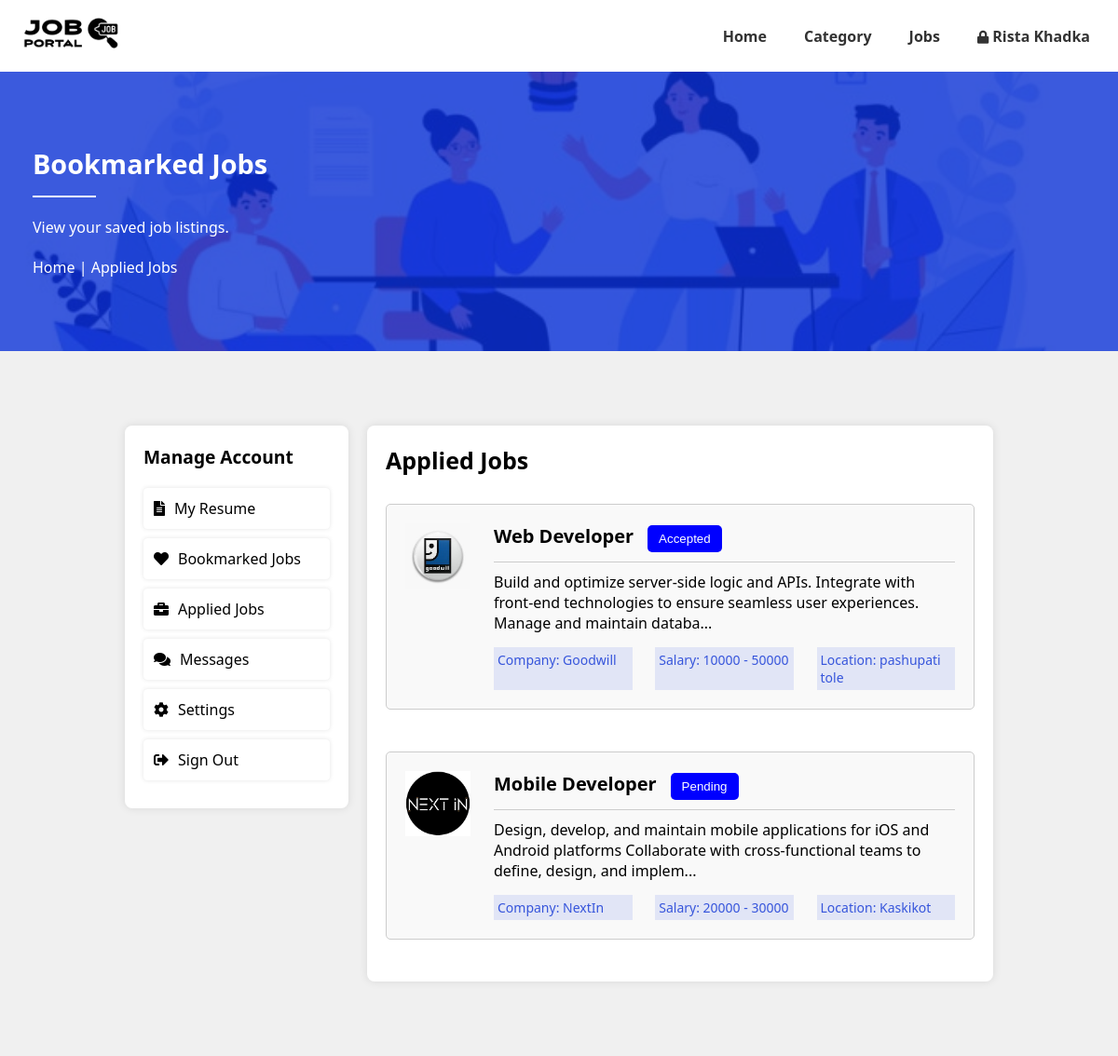
/jobseeker/appliedjobs.php (signed in), run on the app's committed database.
### tables this page shows
CREATE TABLE `user` (
  `userid` varchar(11) NOT NULL,
  `name` varchar(20) NOT NULL,
  `email` varchar(30) NOT NULL,
  `Phone_no` bigint(100) NOT NULL,
  `password` varchar(200) NOT NULL,
  `pp` blob NOT NULL,
  `gender` varchar(50) NOT NULL,
  `marital_status` varchar(50) NOT NULL,
  `immediate_available` varchar(50) NOT NULL,
  `date_of_birth` date NOT NULL,
  `skill` varchar(255) NOT NULL,
  `language` varchar(255) NOT NULL,
  `nationality` varchar(100) NOT NULL,
  `national_id_card` varchar(50) NOT NULL,
  `experience` int(11) NOT NULL,
  `career_level` varchar(100) NOT NULL,
  `industry` varchar(100) NOT NULL,
  `functional_area` varchar(100) NOT NULL,
  `current_salary` int(11) NOT NULL,
  `expected_salary` int(11) NOT NULL,
  `country` varchar(100) NOT NULL,
  `state` varchar(100) NOT NULL,
  `city` varchar(100) NOT NULL,
  `address` varchar(255) NOT NULL,
  `facebook_url` varchar(255) NOT NULL,
  `linkedin_url` varchar(255) NOT NULL,
  `create_datetime` datetime(6) NOT NULL
);

CREATE TABLE `jobs` (
  `id` int(11) NOT NULL,
  `title` varchar(20) NOT NULL,
  `city` varchar(256) NOT NULL,
  `company_name` varchar(20) NOT NULL,
  `type` varchar(20) NOT NULL,
  `category` varchar(20) NOT NULL,
  `gender` varchar(20) NOT NULL,
  `job_vacancy` int(11) NOT NULL,
  `salary_from` int(11) NOT NULL,
  `salary_to` int(11) NOT NULL,
  `shift` varchar(20) NOT NULL,
  `posted_date` date NOT NULL,
  `expiry_date` date NOT NULL,
  `career_level` varchar(20) NOT NULL,
  `salary_period` varchar(20) NOT NULL,
  `degree_level` varchar(20) NOT NULL,
  `functional_area` varchar(20) NOT NULL,
  `skills` longtext NOT NULL,
  `job_desc` longtext NOT NULL,
  `Rname` varchar(20) NOT NULL,
  `Remail` varchar(20) NOT NULL,
  `min_experience` int(11) NOT NULL,
  `max_experience` int(11) NOT NULL
);

CREATE TABLE `company` (
  `companyid` int(11) NOT NULL,
  `name` varchar(20) NOT NULL,
  `email` varchar(20) NOT NULL,
  `password` varchar(100) NOT NULL,
  `logo` blob NOT NULL,
  `website` varchar(20) NOT NULL,
  `fax_no` varchar(20) NOT NULL,
  `company_ceo` varchar(20) NOT NULL,
  `established_in` varchar(10) NOT NULL,
  `industry` varchar(20) NOT NULL,
  `no_of_office` varchar(20) NOT NULL,
  `company_details` varchar(255) NOT NULL,
  `aboutus` varchar(225) NOT NULL,
  `country` varchar(20) NOT NULL,
  `state` varchar(20) NOT NULL,
  `city` varchar(20) NOT NULL,
  `location` varchar(20) NOT NULL,
  `fb_url` varchar(30) NOT NULL,
  `linkedin_url` varchar(30) NOT NULL,
  `twitter_url` varchar(30) NOT NULL,
  `goggle_url` varchar(30) NOT NULL,
  `create_datetime` datetime(6) NOT NULL
);

### jobseeker/appliedjobs.php (the view, shortened to what this page needs)
<?php
require('../Config/dbconnect.php');
$user_id = $_SESSION['user_id'];
$sql = "SELECT job_id, status FROM appliedjob WHERE user_id = ? ORDER BY applied_at DESC";
$stmt = $conn->prepare($sql);
$stmt->bind_param('s', $user_id);
$stmt->execute();
$result = $stmt->get_result();
$applied_jobs = [];
while ($row = $result->fetch_assoc()) {
    $applied_jobs[] = [
        'job_id' => $row['job_id'],
        'status' => $row['status']
    ];
}
if (empty($applied_jobs)) {
    $applied_job_listings_data = [];
} else {
    $applied_job_ids_string = implode(',', array_map(function($job) {
        return intval($job['job_id']);
    }, $applied_jobs));
    $sql_jobs = "SELECT id, title, job_desc, salary_from, salary_to, type, company_name FROM jobs WHERE id IN ($applied_job_ids_string)";
    $stmt_jobs = $conn->prepare($sql_jobs);
    $stmt_jobs->execute();
    $applied_job_listings = $stmt_jobs->get_result();
    $applied_job_listings_data = [];
    while ($job = $applied_job_listings->fetch_assoc()) {
        $company_name = $job['company_name'];
        if (!isset($companies[$company_name])) {
            $sql_company = "SELECT name, logo, goggle_url, location, country FROM company WHERE name = ?";
            $stmt_company = $conn->prepare($sql_company);
            $stmt_company->bind_param('s', $company_name);
            $stmt_company->execute();
            $company_result = $stmt_company->get_result();
            $companies[$company_name] = $company_result->fetch_assoc();
        }
        $job['company_details'] = $companies[$company_name];
        foreach ($applied_jobs as $applied_job) {
            if ($applied_job['job_id'] == $job['id']) {
                $job['status'] = $applied_job['status'];
                break;
            }
        }
        $applied_job_listings_data[] = $job;
    }
}
?>
<!DOCTYPE html>
<html lang="en">
<head>
    <link rel="stylesheet" href="../css/Navigation.css">
    <link rel="stylesheet" href="../css/postjob.css">
    <link rel="stylesheet" href="../css/footer.css">
    <link rel="stylesheet" href="https://cdnjs.cloudflare.com/ajax/libs/font-awesome/5.15.4/css/all.min.css">
</head>
<body>
    <nav class="navbar">
        <div class="navbar-container">
            <div class="logo">
                <a href="http://localhost/JobPortal/jobseeker/dashboard.php"><img
                        src="http://localhost/JobPortal/Logo/logo3.png" alt="Logo"></a>
            </div>
            <ul class="nav-links">
                <li><a href="dashboard.php">Home</a></li>
                <li><a href="category.php">Category</a></li>
                <li><a href="job.php">Jobs</a></li>
                <li>
                    <?php
                        $query = "SELECT name FROM user WHERE userid = ?";
                        $stmt = $conn->prepare($query);
                        $stmt->bind_param('s', $user_id);
                        $stmt->execute();
                        $result = $stmt->get_result();
                        $user = $result->fetch_assoc();
                        $user_name = htmlspecialchars($user['name']);
                    ?>
                    <a href="profile.php" class="username">
                        <i class="fa fa-lock" aria-hidden="true" style="padding-left: 0px; font-size: 14px;"></i>
                        <?php echo $user_name; ?>
                    </a>
                </li>
            </ul>
        </div>
    </nav>
    <section class="banner-section">
        <div class="banner-overlay">
            <div class="banner-container">
                <div class="banner-content">
                    <h2 class="banner-heading">Bookmarked Jobs</h2>
                    <p class="banner-paragraph">View your saved job listings.</p>
                    <div class="breadcrumb">
                        <a href="dashboard.php">Home</a> | <a href="appliedjobs.php">Applied Jobs</a>
                    </div>
                </div>
            </div>
        </div>
    </section>
    <section class="dashboard-section">
        <div class="dashboard-container">
            <div class="dashboard-nav">
                <h3>Manage Account</h3>
                <div class="nav-item" onclick="location.href='profile.php'"><i class="fas fa-file-alt"></i> My Resume
                </div>
                <div class="nav-item" onclick="location.href='bookmarkedjobs.php'"><i class="fas fa-heart"></i>
                    Bookmarked
                    Jobs
                </div>
                <div class="nav-item" onclick="showForm('appliedjobs.php')"><i class="fas fa-briefcase"></i> Applied
                    Jobs</div>
                <div class="nav-item" onclick="location.href='message.php'"><i class="fas fa-comments"></i> Messages
                </div>
                <div class="nav-item" onclick="location.href='setting.php'"><i class="fas fa-cog"></i> Settings</div>
                <div class="nav-item" onclick="location.href='../Logins/logout.php'"><i class="fas fa-sign-out-alt"></i>
                    Sign Out</div>
            </div>
            <section class="dashboard-content">
                <h3 style="margin-bottom: 30px; font-size: 25px;">Applied Jobs</h3>
                <div class="job-listings">
                    <?php
    if (empty($applied_job_listings_data)) {
        echo '<div class="no-jobs">';
        echo '<p>No applied jobs available at the moment. Please browse job listings and apply to available jobs.</p>';
        echo '</div>';
    } else {
        foreach ($applied_job_listings_data as $job) {
            echo '<div class="job" onclick="window.location.href=\'job_details.php?id=' . $job['id'] . '\'">';
            echo '<div class="img-logo">';
            if (isset($job['company_details'])) {
                echo '<img src="../uploads/' . htmlspecialchars($job['company_details']['logo']) . '" alt="Company Logo" class="company-logo">';
            } else {
                echo '<img src="../uploads/default_logo.png" alt="Default Logo" class="company-logo">';
            }
            echo '</div>';
            echo '<div class="job-details">';
            echo '<span class="job-title">' . htmlspecialchars($job['title']) . '</span>';
            echo '<button class="job-type">' . htmlspecialchars(ucfirst($job['status'])) . '</button>';
            echo '<hr class="divider">';
            echo '<p class="job-description">' . substr($job['job_desc'], 0, 150) . '...</p>';
            echo '<div class="job-info">';
            if (isset($job['company_details'])) {
                echo '<p class="info-box">Company: ' . htmlspecialchars($job['company_details']['name']) . '</p>';
                echo '<div class="info-box">Salary: ' . htmlspecialchars($job['salary_from']) . ' - ' . htmlspecialchars($job['salary_to']) . '</div>';
                echo '<div class="info-box">Location: ' . htmlspecialchars($job['company_details']['location']) . '</div>';
            } else {
                echo '<div class="info-box">Company: Not Available</div>';
                echo '<div class="info-box">Salary: ' . htmlspecialchars($job['salary_from']) . ' - ' . htmlspecialchars($job['salary_to']) . '</div>';
                echo '<div class="info-box">Location: Not Available</div>';
            }
            echo '</div>';
            echo '</div>';
            echo '</div>';
        }
    }
        ?>
                </div>
            </section>
        </div>
    </section>
</body>
</html>

### css/Navigation.css (style rules this page uses)
* { margin: 0; padding: 0; box-sizing: border-box; }
body { font-family: 'Segoe UI', Tahoma, Geneva, Verdana, sans-serif; }
.navbar { background-color: white; padding: 1em 0; box-shadow: 0 2px 4px rgba(0, 0, 0, 0.1); }
.navbar-container { display: flex; justify-content: space-between; align-items: center; max-width: 1200px; margin: 0 auto; padding: 0 20px; }
.logo img { height: 40px; }
.nav-links { list-style: none; display: flex; }
.nav-links li { margin-left: 20px; }
.nav-links a { color: #333; text-decoration: none; font-weight: bold; padding: 5px 10px; border-radius: 4px; transition: color 0.3s; }

### css/postjob.css (style rules this page uses)
.banner-section { position: relative; background-image: url('http://localhost/JobPortal/Banners/banner3.png'); background-size: cover; background-position: center; height: 300px; display: flex; align-items: center; }
.banner-container { max-width: 1200px; margin: 0 auto; padding: 0 15px; width: 100%; }
.banner-overlay { background-color: rgba(11, 49, 213, 0.8); position: absolute; top: 0; left: 0; width: 100%; height: 100%; display: flex; align-items: center; color: white; padding: 20px; text-align: left; }
.banner-content { width: 100%; }
.banner-heading { font-size: 1.8em; margin-bottom: 20px; }
.banner-heading:after { content: ''; display: block; width: 6%; height: 2.2px; background-color: white; margin-top: 15px; }
.banner-paragraph { font-size: 1em; line-height: 1.5; max-width: 800px; margin: 0; }
.breadcrumb { margin-top: 20px; }
.breadcrumb a { color: white; text-decoration: none; font-size: 1em; }
.dashboard-section { background-color: #f0f0f0; padding: 40px 0; }
.dashboard-container { display: flex; justify-content: center; margin: 0 auto; width: 80%; }
.dashboard-nav { width: 25%; height: fit-content; background-color: #fff; padding: 20px; border-radius: 8px; box-shadow: 0 0 10px rgba(0, 0, 0, 0.1); }
.dashboard-nav h3 { font-size: 1.2em; margin-bottom: 20px; }
.nav-item { font-size: 1em; margin-bottom: 10px; padding: 10px; background-color: #007bff; color: white; border-radius: 4px; cursor: pointer; display: flex; align-items: center; gap: 10px; transition: background-color 0.3s ease; }
.dashboard-section { background-color: #f0f0f0; padding: 80px 0; }
.dashboard-nav { width: 25%; background-color: #fff; padding: 20px; border-radius: 8px; box-shadow: 0 0 10px rgba(0, 0, 0, 0.1); }
.nav-item { font-size: 1em; margin-bottom: 10px; padding: 10px; background-color: white; color: black; border: 1px solid white; border-radius: 4px; cursor: pointer; display: flex; align-items: center; gap: 10px; box-shadow: 0 0 5px rgba(0, 0, 0, 0.1); transition: background-color 0.3s ease; }
.dashboard-content { width: 70%; margin-left: 20px; background-color: #fff; padding: 20px; border-radius: 8px; box-shadow: 0 0 10px rgba(0, 0, 0, 0.1); }

### css/footer.css (style rules this page uses)
hr { border: none; border-top: 1px solid #ccc; width: 100%; margin: 5px 0; }

### jobseeker/appliedjobs.php (style rules this page uses)
.banner-section { position: relative; background-image: url('http://localhost/JobPortal/Banners/banner4.png'); background-size: cover; background-position: center; height: 300px; display: flex; align-items: center; }
.job-listings { display: flex; flex-direction: column; justify-content: flex-start; gap: 20px; }
.job { display: flex; width: 100%; padding: 20px; margin-bottom: 25px; border: 1px solid #ccc; border-radius: 5px; cursor: pointer; background-color: #f9f9f9; min-height: 160px; }
.company-logo { width: 70px; height: auto; margin-right: 25px; }
.job-title { font-size: 20px; font-weight: bold; margin-bottom: 16px; }
.job-type { background-color: blue; color: white; border: none; padding: 7px 12px; border-radius: 5px; margin-left: 15px; }
.divider { border: none; height: 1px; background-color: #ccc; margin: 10px 0; }
.job-info { display: flex; justify-content: space-between; gap: 1px; margin-top: 15px; }
.info-box { background-color: rgba(11, 49, 213, 0.1); width: 30%; font-size: 14px; color: #333; padding: 4px; color: rgba(11, 49, 213, 0.8); }

### data on the page
user: name "Rista Khadka"
jobs: company.logo (picture), title "Web Developer", status "Accepted", job_desc "Build and optimize server-side logic and APIs. Integrate with front-end technologies to ensure seamless user experiences. Manage and maintain databa", salary_from "10000", salary_to "50000"
company: name "Goodwill", location "pashupati tole"
jobs: company.logo (picture), title "Mobile Developer", status "Pending", job_desc "Design, develop, and maintain mobile applications for iOS and Android platforms Collaborate with cross-functional teams to define, design, and implem", salary_from "20000", salary_to "30000"
company: name "NextIn", location "Kaskikot"
